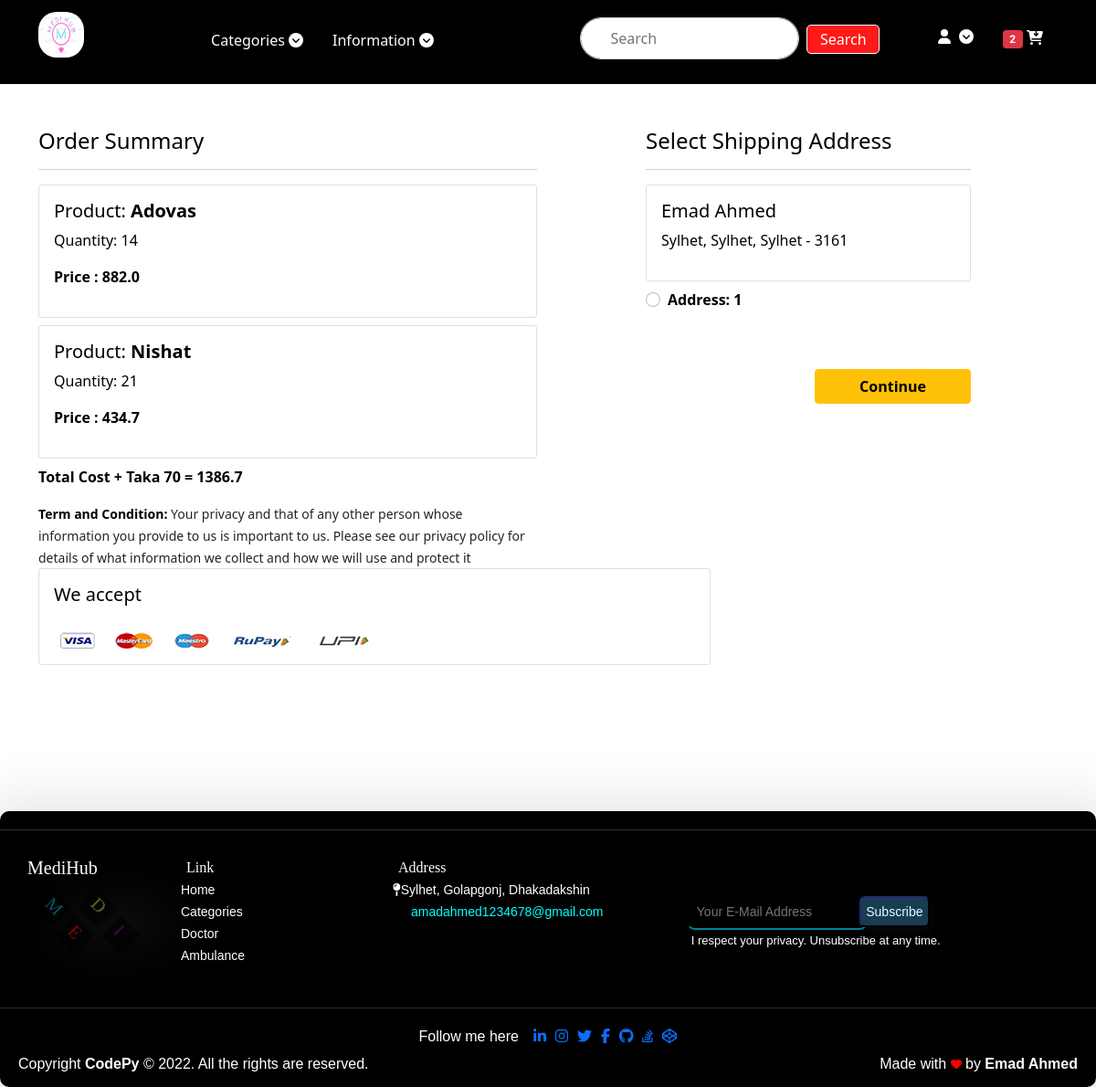
Page /checkout/ (signed in) on the earlier database version.
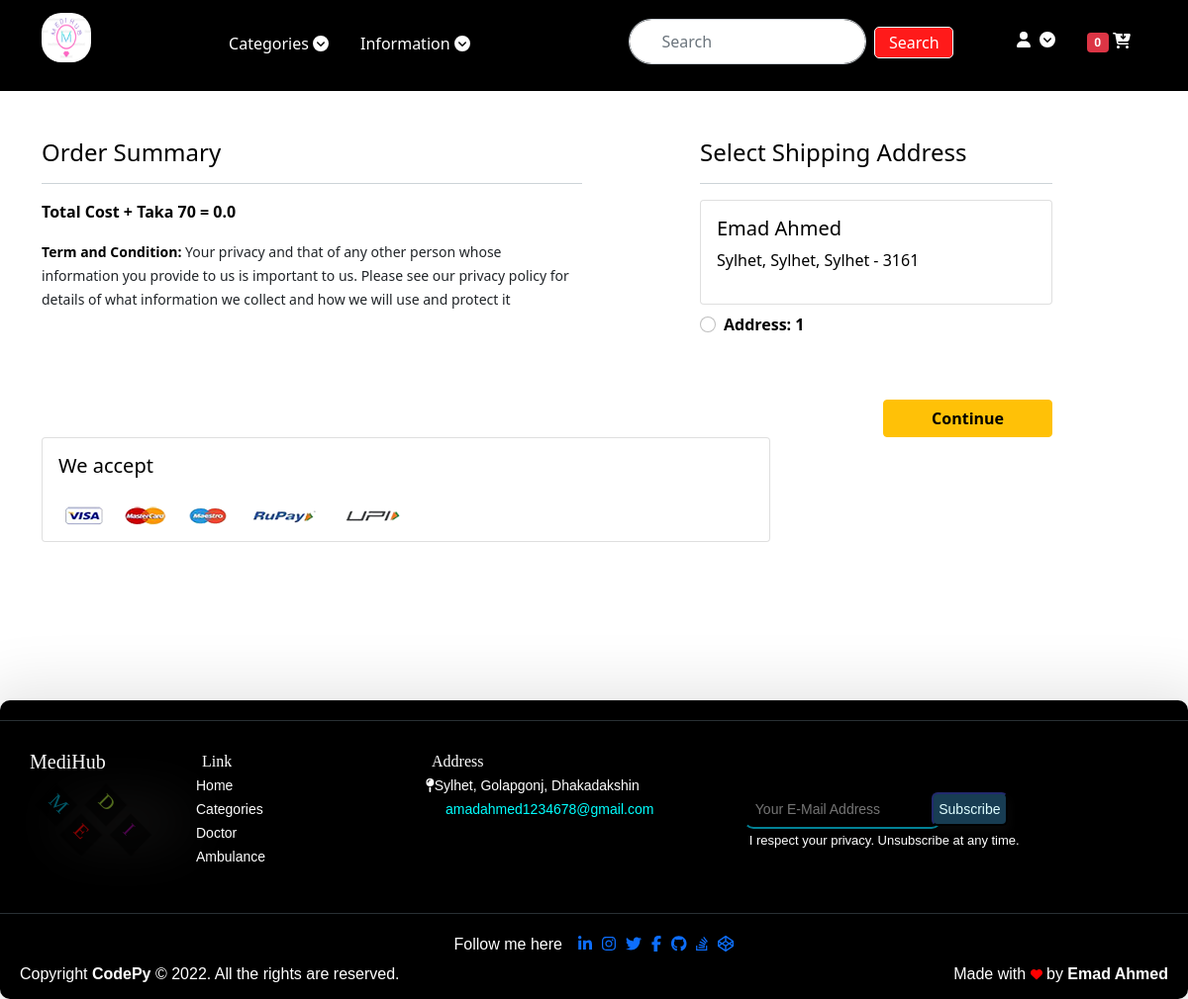
Same page on the later database version.
### app/models.py (models this page shows, shortened)
class Cart(models.Model):
    user = models.ForeignKey(User, on_delete=models.CASCADE)
    product = models.ForeignKey(Product, on_delete=models.CASCADE)
    quantity = models.PositiveBigIntegerField(default=1)
    @property
    def total_cost(self):
        return self.quantity * self.product.discounted_price

class Product(models.Model):
    title = models.CharField(max_length=100)
    cattype = models.CharField(max_length=100, default="Tablet")
    selling_price = models.FloatField()
    discounted_price = models.FloatField()
    description = models.TextField()
    Disclaimer = models.TextField(default="no")
    brand = models.CharField(max_length=100)
    category = models.CharField(choices=CATEGORY_CHOICES, max_length=2)
    product_image = models.ImageField(upload_to='productimg')

class Customer(models.Model):
    user = models.ForeignKey(User, on_delete=models.CASCADE)
    name = models.CharField(max_length=200)
    locality = models.CharField(max_length=200)
    city = models.CharField(max_length=50)
    zipcode = models.IntegerField()
    state = models.CharField(choices=STATE_CHOICES, max_length=50)

### app/views.py (the view)
# urls.py: path('checkout/', views.checkout, name='checkout'),
@login_required
def checkout(request):
    try:
        user = request.user
        add = Customer.objects.filter(user=user)
        cart_items = Cart.objects.filter(user=user)
        amount = 0.0
        shiping_amount = 70.0
        total_amount = 0.0
        cart_product = [p for p in Cart.objects.all() if p.user ==
                        request.user]
        if cart_product:
            for p in cart_product:
                tempamount = (p.quantity * p.product.discounted_price)
                amount += tempamount
            total_amount += amount + shiping_amount
        if request.user.is_authenticated:
            cart = Cart.objects.filter(user=request.user)
            return render(request, 'app/checkout.html', {'add': add, 'total_amount': total_amount, 'cart_items': cart_items, 'tcart': cart})
        return render(request, 'app/checkout.html', {'add': add, 'total_amount': total_amount, 'cart_items': cart_items})
    except:
        messages.success(request, "Please Add Your Profile For Place Order")
        return redirect('profile')

### app/templates/app/checkout.html (shortened to what this page needs)
{% extends 'app/base.html' %} <br />
{% load static %} <br />
{% block main-content %}
<div class="container">
  <div class="row mt-5">
    <div class="col-sm-6">
      <h4>Order Summary</h4>
      <hr />
      {% for item in cart_items %}
      <div class="card mb-2">
        <div class="card-body">
          <h5>Product: <span class="fw-bold">{{item.product.title}}</span></h5>
          <p>Quantity: {{item.quantity}}</p>
          <p class="fw-bold">Price : {{item.total_cost}}</p>
        </div>
      </div>
      {% endfor %}
      <p class="fw-bold">Total Cost + Taka 70 = {{total_amount}}</p>
      <small
        ><span class="fw-bold">Term and Condition:</span>
        <span class="text-dark">
          Your privacy and that of any other person whose information you
          provide to us is important to us. Please see our privacy policy for
          details of what information we collect and how we will use and protect
          it</span
        ></small
      >
    </div>
    <div class="col-sm-4 offset-sm-1">
      <h4>Select Shipping Address</h4>
      <hr />
      <form action="/paymentdone">
        {% for ad in add %}
        <div class="card">
          <div class="card-body">
            <h5>{{ad.name}}</h5>
            <p>{{ad.locality}}, {{ad.city}}, {{ad.state}} - {{ad.zipcode}}</p>
          </div>
        </div>
        <div class="form-check mt-2 mb-5">
          <input
            class="form-check-input"
            type="radio"
            value="{{ad.id}}"
            name="custid"
            id="custadd{{forloop.counter}}"
          />
          <label class="form-check-label fw-bold" for="">
            Address: {{forloop.counter}}
          </label>
        </div>
        {% endfor %}
        <div class="text-end">
          <button type="submit" class="btn btn-warning mt-3 px-5 fw-bold">
            Continue
          </button>
        </div>
      </form>
    </div>
  </div>
</div>
<div class="container">
  <div class="row">
    <div class="col-sm-8">
      <div class="card">
        <div class="card-body">
          <h5 class="mb-4">We accept</h5>
          <img
            src="{% static 'app/images/payment.png' %}"
            alt=""
            class="img-fluid"
          />
        </div>
      </div>
    </div>
  </div>
</div>
{% endblock main-content %}

Differences in the rows shown:
removed Cart: product "Adovas", quantity "14", total_cost "882.0"
removed Cart: product "Nishat", quantity "21", total_cost "434.7"
Other differences:
{{ tcart|length }}: "2" → "0"
{{ total_amount }}: "1386.7" → "0.0"
